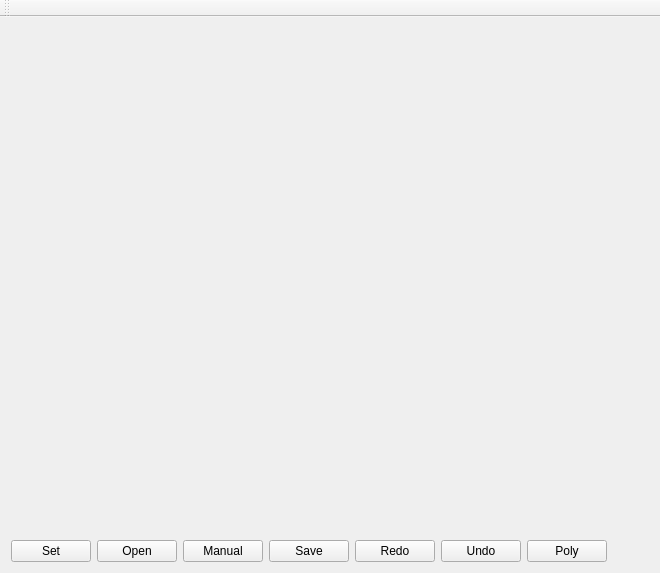
<?xml version="1.0" encoding="UTF-8"?>
<ui version="4.0">
 <class>MainWindow</class>
 <widget class="QMainWindow" name="MainWindow">
  <property name="geometry">
   <rect>
    <x>0</x>
    <y>0</y>
    <width>660</width>
    <height>573</height>
   </rect>
  </property>
  <property name="windowTitle">
   <string>MainWindow</string>
  </property>
  <widget class="QWidget" name="centralWidget">
   <layout class="QGridLayout" name="gridLayout_2">
    <item row="0" column="0">
     <layout class="QGridLayout" name="gridLayout">
      <item row="0" column="0" colspan="8">
       <widget class="QLabel" name="label">
        <property name="text">
         <string/>
        </property>
       </widget>
      </item>
      <item row="1" column="1">
       <widget class="QPushButton" name="openPushButton">
        <property name="text">
         <string>Open</string>
        </property>
       </widget>
      </item>
      <item row="1" column="3">
       <widget class="QPushButton" name="savePushButton">
        <property name="text">
         <string>Save</string>
        </property>
       </widget>
      </item>
      <item row="1" column="0">
       <widget class="QPushButton" name="setPushButton">
        <property name="text">
         <string>Set</string>
        </property>
       </widget>
      </item>
      <item row="1" column="4">
       <widget class="QPushButton" name="redoPushButton">
        <property name="text">
         <string>Redo</string>
        </property>
       </widget>
      </item>
      <item row="1" column="7">
       <widget class="QLabel" name="frameshowLabel">
        <property name="text">
         <string/>
        </property>
       </widget>
      </item>
      <item row="1" column="6">
       <widget class="QPushButton" name="contourModelPushButton">
        <property name="text">
         <string>Poly</string>
        </property>
       </widget>
      </item>
      <item row="1" column="5">
       <widget class="QPushButton" name="undoPushButton">
        <property name="text">
         <string>Undo</string>
        </property>
       </widget>
      </item>
      <item row="1" column="2">
       <widget class="QPushButton" name="autoPushButton">
        <property name="text">
         <string>Manual</string>
        </property>
       </widget>
      </item>
     </layout>
    </item>
   </layout>
  </widget>
  <widget class="QMenuBar" name="menuBar">
   <property name="geometry">
    <rect>
     <x>0</x>
     <y>0</y>
     <width>660</width>
     <height>21</height>
    </rect>
   </property>
  </widget>
  <widget class="QToolBar" name="mainToolBar">
   <attribute name="toolBarArea">
    <enum>TopToolBarArea</enum>
   </attribute>
   <attribute name="toolBarBreak">
    <bool>false</bool>
   </attribute>
  </widget>
 </widget>
 <layoutdefault spacing="6" margin="11"/>
 <resources/>
 <connections/>
</ui>
